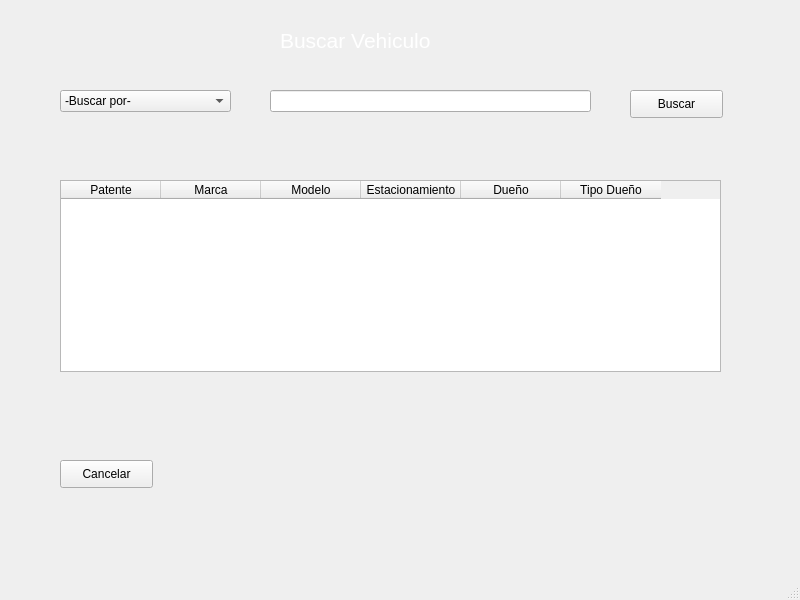
<?xml version="1.0" encoding="UTF-8"?>
<ui version="4.0">
 <class>MainBuscarVehiculo</class>
 <widget class="QMainWindow" name="MainBuscarVehiculo">
  <property name="geometry">
   <rect>
    <x>0</x>
    <y>0</y>
    <width>800</width>
    <height>600</height>
   </rect>
  </property>
  <property name="windowTitle">
   <string>MainWindow</string>
  </property>
  <widget class="QWidget" name="centralwidget">
   <widget class="QLabel" name="label">
    <property name="geometry">
     <rect>
      <x>280</x>
      <y>20</y>
      <width>191</width>
      <height>41</height>
     </rect>
    </property>
    <property name="font">
     <font>
      <pointsize>16</pointsize>
     </font>
    </property>
    <property name="styleSheet">
     <string notr="true">color:white</string>
    </property>
    <property name="text">
     <string>Buscar Vehiculo</string>
    </property>
   </widget>
   <widget class="QComboBox" name="cboBuscar">
    <property name="geometry">
     <rect>
      <x>60</x>
      <y>90</y>
      <width>171</width>
      <height>22</height>
     </rect>
    </property>
    <item>
     <property name="text">
      <string>-Buscar por-</string>
     </property>
    </item>
    <item>
     <property name="text">
      <string>Patente</string>
     </property>
    </item>
    <item>
     <property name="text">
      <string>Dueño</string>
     </property>
    </item>
   </widget>
   <widget class="QLineEdit" name="txtBuscar">
    <property name="geometry">
     <rect>
      <x>270</x>
      <y>90</y>
      <width>321</width>
      <height>22</height>
     </rect>
    </property>
   </widget>
   <widget class="QPushButton" name="btnBuscar">
    <property name="geometry">
     <rect>
      <x>630</x>
      <y>90</y>
      <width>93</width>
      <height>28</height>
     </rect>
    </property>
    <property name="text">
     <string>Buscar</string>
    </property>
   </widget>
   <widget class="QTableWidget" name="tableVehiculos">
    <property name="geometry">
     <rect>
      <x>60</x>
      <y>180</y>
      <width>661</width>
      <height>192</height>
     </rect>
    </property>
    <column>
     <property name="text">
      <string>Patente</string>
     </property>
    </column>
    <column>
     <property name="text">
      <string>Marca</string>
     </property>
    </column>
    <column>
     <property name="text">
      <string>Modelo</string>
     </property>
    </column>
    <column>
     <property name="text">
      <string>Estacionamiento</string>
     </property>
    </column>
    <column>
     <property name="text">
      <string>Dueño</string>
     </property>
    </column>
    <column>
     <property name="text">
      <string>Tipo Dueño</string>
     </property>
    </column>
   </widget>
   <widget class="QPushButton" name="btnCancelar">
    <property name="geometry">
     <rect>
      <x>60</x>
      <y>460</y>
      <width>93</width>
      <height>28</height>
     </rect>
    </property>
    <property name="text">
     <string>Cancelar</string>
    </property>
   </widget>
   <widget class="QLabel" name="label_2">
    <property name="geometry">
     <rect>
      <x>-530</x>
      <y>-130</y>
      <width>2141</width>
      <height>721</height>
     </rect>
    </property>
    <property name="text">
     <string/>
    </property>
    <property name="pixmap">
     <pixmap>w2.jpg</pixmap>
    </property>
   </widget>
   <zorder>label_2</zorder>
   <zorder>label</zorder>
   <zorder>cboBuscar</zorder>
   <zorder>txtBuscar</zorder>
   <zorder>btnBuscar</zorder>
   <zorder>tableVehiculos</zorder>
   <zorder>btnCancelar</zorder>
  </widget>
  <widget class="QMenuBar" name="menubar">
   <property name="geometry">
    <rect>
     <x>0</x>
     <y>0</y>
     <width>800</width>
     <height>26</height>
    </rect>
   </property>
  </widget>
  <widget class="QStatusBar" name="statusbar"/>
 </widget>
 <resources/>
 <connections/>
</ui>
